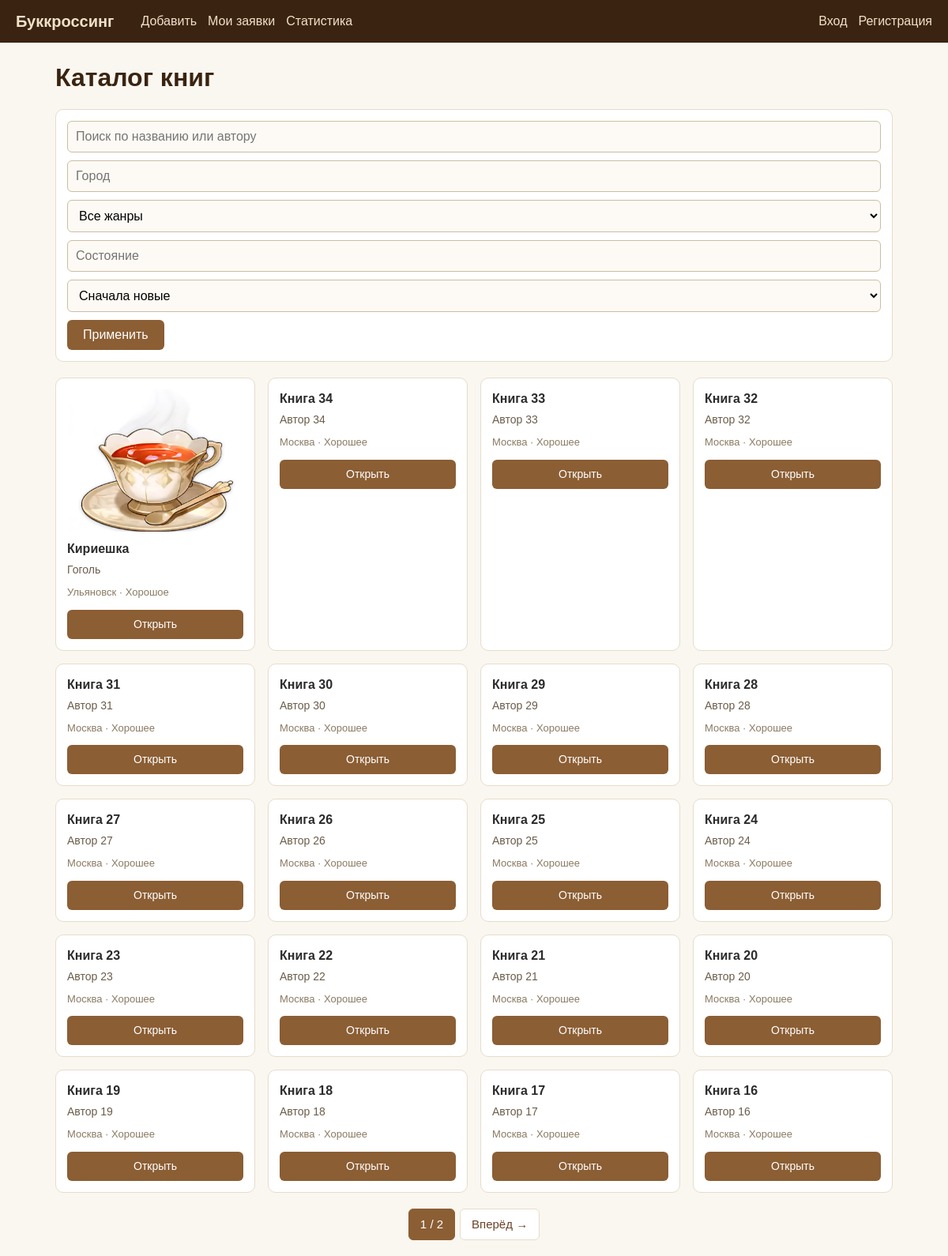
The page / on the database its author committed.
### books/models.py (models this page shows, shortened)
class Copy(models.Model):
    STATUS_CHOICES = [
        ("available", "Доступна"),
        ("reserved", "Резерв"),
        ("gone", "Передана"),
    ]
    title = models.CharField(max_length=200)
    author = models.CharField(max_length=200)
    genre = models.CharField(max_length=20, choices=GENRES, default="other")
    city = models.CharField(max_length=100)
    condition = models.CharField(max_length=200, blank=True)
    description = models.TextField(blank=True)
    image = models.ImageField(upload_to="books/", blank=True)
    status = models.CharField(max_length=20, choices=STATUS_CHOICES, default="available")
    owner = models.ForeignKey(User, on_delete=models.CASCADE, related_name="copies")
    created_at = models.DateTimeField(auto_now_add=True)

### books/views.py (the view)
# urls.py: path("", v.book_list, name="book_list"),
def book_list(request):
    qs = Copy.objects.filter(status="available").select_related("owner")
    q = request.GET.get("q", "")
    if q:
        qs = qs.filter(Q(title__icontains=q) | Q(author__icontains=q))
    city = request.GET.get("city", "")
    if city:
        qs = qs.filter(city__icontains=city)
    genre = request.GET.get("genre", "")
    if genre:
        qs = qs.filter(genre=genre)
    condition = request.GET.get("condition", "")
    if condition:
        qs = qs.filter(condition__icontains=condition)
    sort = request.GET.get("sort", "-created_at")
    if sort in ("-created_at", "created_at", "title", "-title", "author", "-author"):
        qs = qs.order_by(sort)
    page = Paginator(qs, 20).get_page(request.GET.get("page", 1))
    params = request.GET.copy()
    params.pop("page", None)
    return render(request, "book_list.html", {
        "page": page,
        "genres": GENRES,
        "q": q,
        "city": city,
        "genre": genre,
        "condition": condition,
        "sort": sort,
        "base_query": params.urlencode(),
    })

### templates/book_list.html (shortened to what this page needs)
{% extends "base.html" %}
{% block content %}
<h1>Каталог книг</h1>
<form class="filters" method="get">
    <input name="q" placeholder="Поиск по названию или автору" value="{{ q }}">
    <input name="city" placeholder="Город" value="{{ city }}">
    <select name="genre">
        <option value="">Все жанры</option>
    </select>
    <input name="condition" placeholder="Состояние" value="{{ condition }}">
    <select name="sort">
        <option value="-created_at" {% if sort == "-created_at" %}selected{% endif %}>Сначала новые</option>
    </select>
    <button class="btn">Применить</button>
</form>
<div class="book-grid">
    {% for c in page %}
        <div class="book-card">
            {% if c.image %}<img src="{{ c.image.url }}" alt="">{% endif %}
            <div class="title">{{ c.title }}</div>
            <div class="author">{{ c.author }}</div>
            <div class="meta">{{ c.city }} · {{ c.condition|default:"—" }}</div>
            <a class="btn btn-small" href="{% url 'book_detail' c.id %}">Открыть</a>
        </div>
    {% empty %}
        <p>Ничего не найдено.</p>
    {% endfor %}
</div>
<div class="pagination">
    <span class="current">{{ page.number }} / {{ page.paginator.num_pages }}</span>
    {% if page.has_next %}
        <a href="?{{ base_query }}&page={{ page.next_page_number }}">Вперёд →</a>
    {% endif %}
</div>
{% endblock %}

### templates/base.html (shortened to what this page needs)
{% load static %}
<!doctype html>
<html lang="ru">
<head>
    <link rel="stylesheet" href="{% static 'style.css' %}">
</head>
<body>
<header>
    <a class="logo" href="{% url 'book_list' %}">Буккроссинг</a>
    <a href="{% url 'book_create' %}">Добавить</a>
    <a href="{% url 'my_requests' %}">Мои заявки</a>
    <a href="{% url 'stats' %}">Статистика</a>
    <div class="right">
        {% if user.is_authenticated %}
            <span>{{ user.username }} · {{ user.profile.points }} б.</span>
            <a href="{% url 'password_change' %}">Пароль</a>
            <form method="post" action="{% url 'logout' %}" style="margin:0;">
                {% csrf_token %}
                <button class="btn btn-small btn-grey">Выйти</button>
            </form>
        {% else %}
            <a href="{% url 'login' %}">Вход</a>
            <a href="{% url 'signup' %}">Регистрация</a>
        {% endif %}
    </div>
</header>
<div class="container">
    {% block content %}{% endblock %}
</div>
</body>
</html>

### static/style.css (style rules this page uses)
* { box-sizing: border-box; }
body { margin: 0; font-family: Arial, sans-serif; background: #faf7f0; color: #2b2b2b; line-height: 1.5; }
a { color: #6b4226; text-decoration: none; }
h1, h2 { color: #3a2411; margin: 0 0 16px; }
header { background: #3a2411; color: #fff; padding: 12px 20px; display: flex; flex-wrap: wrap; gap: 14px; align-items: center; }
header a { color: #f1e1c9; font-weight: 500; }
header .logo { font-size: 20px; font-weight: bold; margin-right: 20px; }
header .right { margin-left: auto; display: flex; gap: 14px; align-items: center; }
.container { max-width: 1100px; margin: 0 auto; padding: 20px; }
.book-grid { display: grid; grid-template-columns: repeat(auto-fill, minmax(220px, 1fr)); gap: 16px; }
.book-card { background: #fff; border: 1px solid #e6dccb; border-radius: 10px; padding: 14px; display: flex; flex-direction: column; }
.book-card img { width: 100%; height: 180px; object-fit: cover; border-radius: 6px; margin-bottom: 10px; }
.book-card .title { font-weight: 600; margin-bottom: 4px; }
.book-card .author { color: #6b5d4a; font-size: 14px; margin-bottom: 8px; }
.book-card .meta { font-size: 13px; color: #8a7a63; margin-bottom: 12px; }
.btn { display: inline-block; background: #8b5e34; color: #fff; border: none; padding: 10px 20px; border-radius: 6px; font-size: 16px; cursor: pointer; text-align: center; }
.btn-small { padding: 8px 12px; font-size: 14px; }
.filters { display: flex; flex-wrap: wrap; gap: 10px; margin-bottom: 20px; background: #fff; padding: 14px; border-radius: 10px; border: 1px solid #e6dccb; }
.filters input, .filters select { padding: 10px; border: 1px solid #cbbda3; border-radius: 6px; background: #fdfaf5; font-size: 16px; width: 100%; }
.filters input[name="q"] { flex: 1 1 200px; }
.pagination { margin-top: 20px; display: flex; gap: 6px; flex-wrap: wrap; justify-content: center; }
.pagination a, .pagination span { padding: 8px 14px; border-radius: 6px; background: #fff; border: 1px solid #e6dccb; font-size: 15px; }
.pagination .current { background: #8b5e34; color: #fff; border-color: #8b5e34; }

### rows shown on the page
Copy: image (picture), title "Кириешка", author "Гоголь", city "Ульяновск", condition "Хорошое"
Copy: title "Книга 34", author "Автор 34", city "Москва", condition "Хорошее"
Copy: title "Книга 33", author "Автор 33", city "Москва", condition "Хорошее"
Copy: title "Книга 32", author "Автор 32", city "Москва", condition "Хорошее"
Copy: title "Книга 31", author "Автор 31", city "Москва", condition "Хорошее"
Copy: title "Книга 30", author "Автор 30", city "Москва", condition "Хорошее"
Copy: title "Книга 29", author "Автор 29", city "Москва", condition "Хорошее"
Copy: title "Книга 28", author "Автор 28", city "Москва", condition "Хорошее"
Copy: title "Книга 27", author "Автор 27", city "Москва", condition "Хорошее"
Copy: title "Книга 26", author "Автор 26", city "Москва", condition "Хорошее"
Copy: title "Книга 25", author "Автор 25", city "Москва", condition "Хорошее"
Copy: title "Книга 24", author "Автор 24", city "Москва", condition "Хорошее"
Copy: title "Книга 23", author "Автор 23", city "Москва", condition "Хорошее"
Copy: title "Книга 22", author "Автор 22", city "Москва", condition "Хорошее"
Copy: title "Книга 21", author "Автор 21", city "Москва", condition "Хорошее"
Copy: title "Книга 20", author "Автор 20", city "Москва", condition "Хорошее"
Copy: title "Книга 19", author "Автор 19", city "Москва", condition "Хорошее"
Copy: title "Книга 18", author "Автор 18", city "Москва", condition "Хорошее"
Copy: title "Книга 17", author "Автор 17", city "Москва", condition "Хорошее"
Copy: title "Книга 16", author "Автор 16", city "Москва", condition "Хорошее"

### other values the page prints
{{ page.number }} "1"
{{ page.paginator.num_pages }} "2"
